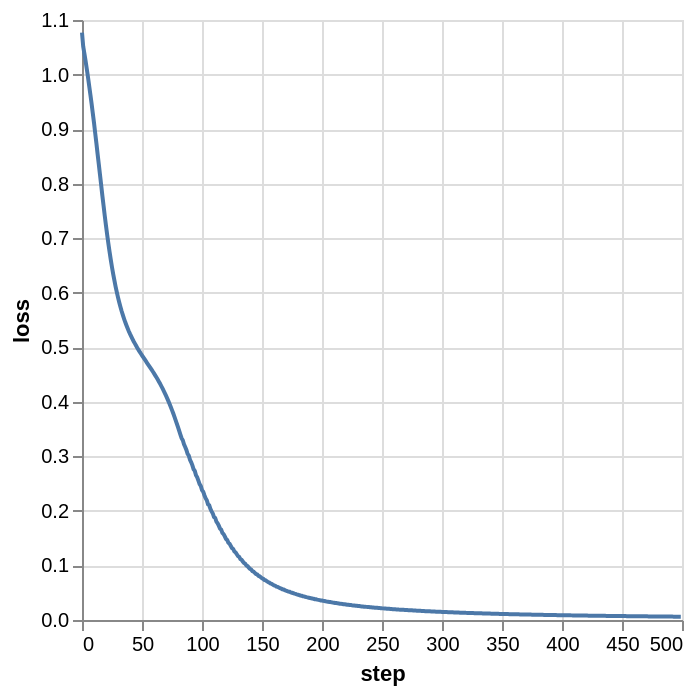

This figure's notebook cell:
### Code cell
chart = alt.Chart.from_dict(result)
chart.show()

### Figure 1 — Vega-Lite specification as saved in the notebook (floating-point values rounded to 4 significant figures; data arrays with more than 128 entries replaced by an {"elided": "..."} marker saying what was removed)
{"config": {"view": {"continuousWidth": 300, "continuousHeight": 300}}, "data": {"name": "data-4aa5c4c61b28825ba8440f371eef5206"}, "mark": {"type": "line"}, "encoding": {"x": {"field": "step", "type": "quantitative"}, "y": {"field": "loss", "type": "quantitative"}}, "$schema": "https://vega.github.io/schema/vega-lite/v5.20.1.json", "datasets": {"data-4aa5c4c61b28825ba8440f371eef5206": {"elided": "500 records"}}}
